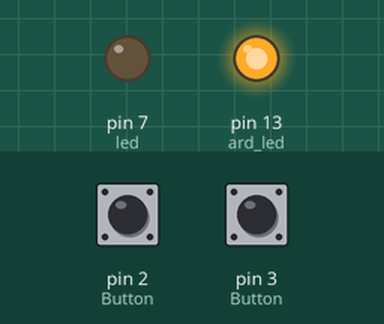
The sketch below on a simulated Arduino Uno, built with avr-gcc and run on an emulated ATmega328P. Parts: output pins drawn as LEDs (lit = HIGH). Inputs (shaded band) come from the test bench; at power-on: pin 2 (Button) HIGH, pin 3 (Button) HIGH.

Above: at 0.1 s.
At 1.2 s:
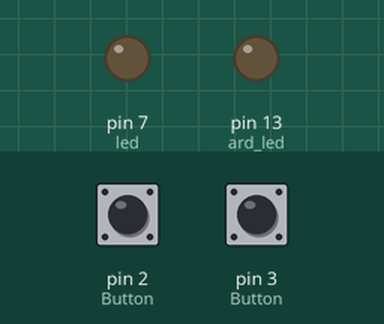
1.3 s: pin 2 (Button) pulled LOW for 0.15 s
At 2.0 s:
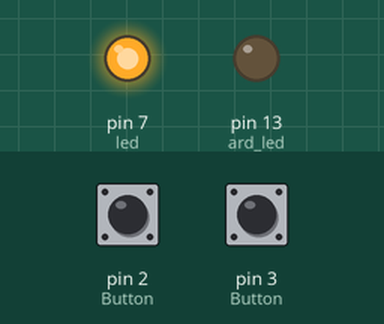
Timing chart, 0 to 4.3 s (numbered marks = the images above; inputs shaded):
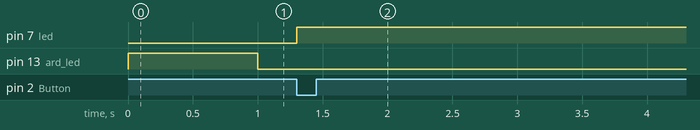

Measured:
- after the input at 1.3 s, pin 7 (led): LOW → HIGH at once; pin 13 (ard_led): stops changing and stays LOW

The sketch:

lab8b.ino
```cpp
boolean ard_state = LOW; // Arduino LED state
volatile boolean state = LOW; // External LED state, volatile b/c of interrupt
const int led = 7; // Pin for external LED
const int ard_led = 13; // Pin for Arduino LED

void setup() {
  Serial.begin(9600);
  pinMode(2, INPUT_PULLUP); // Button #1
  pinMode(3, INPUT_PULLUP); // Button #2
  pinMode(led, OUTPUT); // LED
  pinMode(ard_led, OUTPUT); // Arduino LED
  attachInterrupt(digitalPinToInterrupt(2), led_blink, FALLING); // Setup interrupt for first button
  attachInterrupt(digitalPinToInterrupt(3), led_blink, FALLING); // Setup interrupt for second button
}

void loop() {
  // put your main code here, to run repeatedly:
  ard_state = !ard_state; // Alternate Arduino LED state
  digitalWrite(ard_led, ard_state); // Write this to Arduino LED
  delay(1000); // Delay by one second
}

// Happens if there is a LOW state for either of the buttons
void led_blink() {
    state = !state; // Alternate external LED state
    digitalWrite(led, state); // Write this to external LED
    int t = millis(); // Record the current time
    while (millis() < t + 500) {} // Do nothing until elapsed time exceeds 500ms (debounce)
}
```
